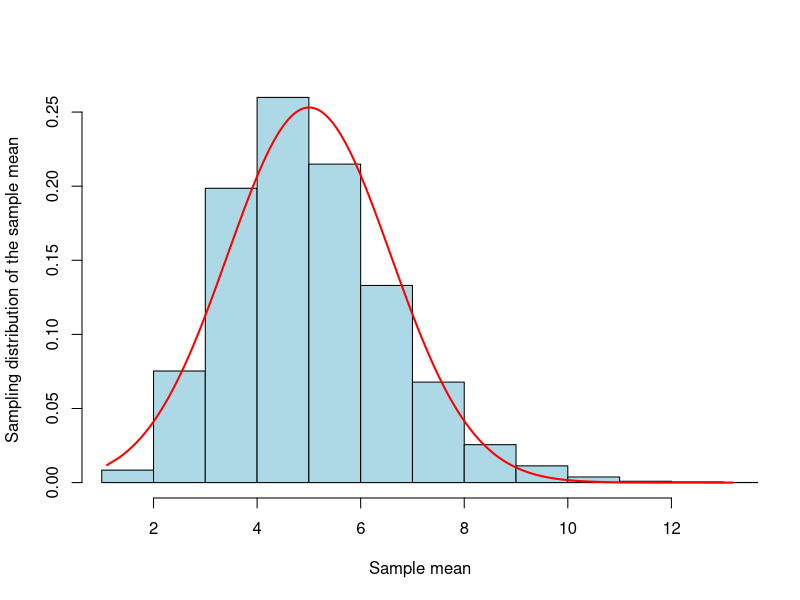
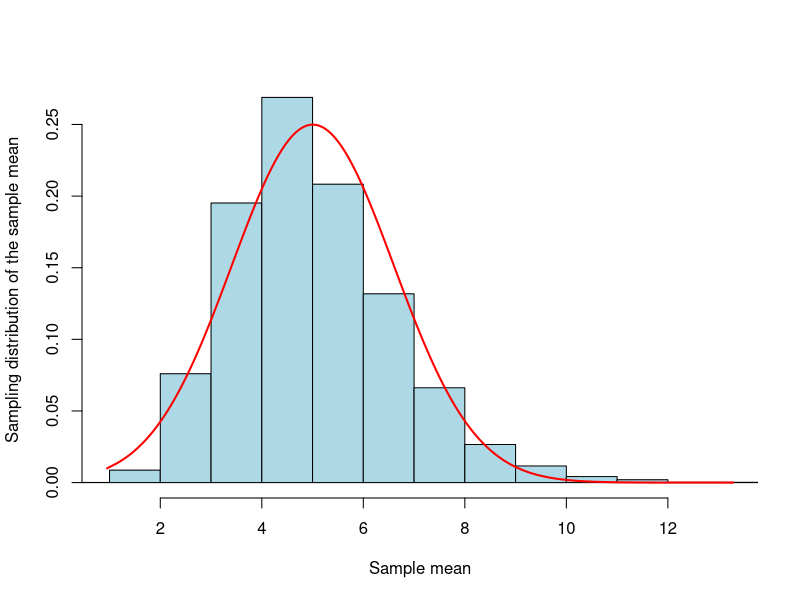

Write R code to recreate these figures, in order.
## Exponential distribution

n = 10 # sample size
lambda = 1/5 # parameter
B = 10000 # number of Monte Carlo samples

# Generate B samples of data, each of size n
# Rows hold the samples (10000 rows)
data = matrix(rexp(n*B,lambda),nrow=B,ncol=n)

# Calculate sample mean for each row (sample)
sample.mean = apply(data,1,mean)

# Make histogram of 10000 sample means (one calculated from each row)
# This is the Monte Carlo distribution
hist(sample.mean,xlab="Sample mean",prob=TRUE,
     xlim=c(min(sample.mean),max(sample.mean)),
     ylab="Sampling distribution of the sample mean",
     main="",col="lightblue")

# Overlay normal density to assess the approximation
lines(sort(sample.mean),
      dnorm(sort(sample.mean),mean(sample.mean),sd(sample.mean)),
      col="red",lwd=2)

##########################################################################

## ? distribution

n = 10 # sample size
lambda = 1/5 # parameter
B = 10000 # number of Monte Carlo samples

# Generate B samples of data, each of size n
# Rows hold the samples (10000 rows)
data = matrix(rexp(n*B,lambda),nrow=B,ncol=n)

# Calculate sample mean for each row (sample)
sample.mean = apply(data,1,mean)

# Make histogram of 10000 sample means (one calculated from each row)
# This is the Monte Carlo distribution
hist(sample.mean,xlab="Sample mean",prob=TRUE,
     xlim=c(min(sample.mean),max(sample.mean)),
     ylab="Sampling distribution of the sample mean",
     main="",col="lightblue")

# Overlay normal density to assess the approximation
lines(sort(sample.mean),
      dnorm(sort(sample.mean),mean(sample.mean),sd(sample.mean)),
      col="red",lwd=2)

##########################################################################
